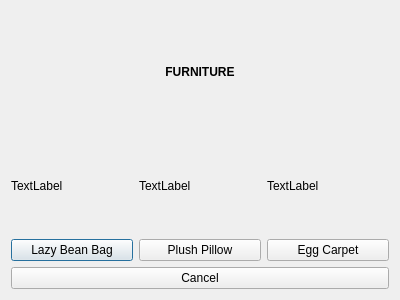
<?xml version="1.0" encoding="UTF-8"?>
<ui version="4.0">
 <class>Furniture</class>
 <widget class="QDialog" name="Furniture">
  <property name="geometry">
   <rect>
    <x>0</x>
    <y>0</y>
    <width>400</width>
    <height>300</height>
   </rect>
  </property>
  <property name="windowTitle">
   <string>Dialog</string>
  </property>
  <layout class="QHBoxLayout" name="horizontalLayout">
   <item>
    <layout class="QVBoxLayout" name="verticalLayout">
     <item>
      <widget class="QLabel" name="label">
       <property name="text">
        <string>&lt;html&gt;&lt;head/&gt;&lt;body&gt;&lt;p align=&quot;center&quot;&gt;&lt;span style=&quot; font-weight:600;&quot;&gt;FURNITURE&lt;/span&gt;&lt;/p&gt;&lt;/body&gt;&lt;/html&gt;</string>
       </property>
      </widget>
     </item>
     <item>
      <layout class="QGridLayout" name="gridLayout">
       <item row="0" column="0">
        <widget class="QLabel" name="label_2">
         <property name="text">
          <string>TextLabel</string>
         </property>
        </widget>
       </item>
       <item row="0" column="1">
        <widget class="QLabel" name="label_3">
         <property name="text">
          <string>TextLabel</string>
         </property>
        </widget>
       </item>
       <item row="0" column="2">
        <widget class="QLabel" name="label_4">
         <property name="text">
          <string>TextLabel</string>
         </property>
        </widget>
       </item>
       <item row="1" column="0">
        <widget class="QPushButton" name="pushButton_2">
         <property name="text">
          <string>Lazy Bean Bag</string>
         </property>
        </widget>
       </item>
       <item row="1" column="1">
        <widget class="QPushButton" name="pushButton_3">
         <property name="text">
          <string>Plush Pillow</string>
         </property>
        </widget>
       </item>
       <item row="1" column="2">
        <widget class="QPushButton" name="pushButton_4">
         <property name="text">
          <string>Egg Carpet</string>
         </property>
        </widget>
       </item>
      </layout>
     </item>
     <item>
      <widget class="QPushButton" name="pushButton">
       <property name="text">
        <string>Cancel</string>
       </property>
      </widget>
     </item>
    </layout>
   </item>
  </layout>
 </widget>
 <resources/>
 <connections/>
</ui>
